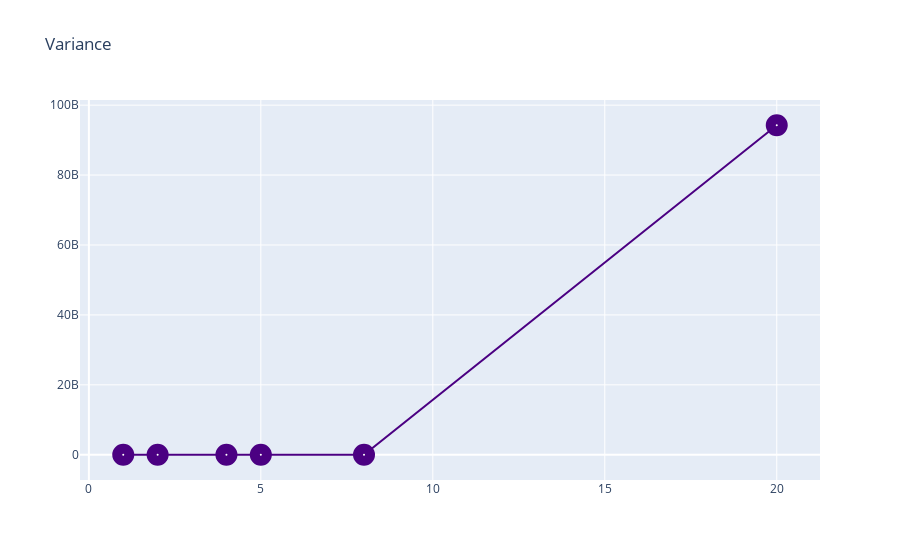

Notebook cell for this chart:
### Markdown cell above
## 16.2. Potting Variance

### Code cell
plt.figure(figsize=(10,10))
Variance = go.Scatter(x=metrics_df.degree,
                    y=metrics_df.variance,
                    name = "Variance",
                    line = dict(color = 'indigo'),
                    opacity = 1,
                    marker=dict(
                        color='white',
                        size=10,
                        line=dict(
                            width=12
                        )))

layout2 = dict(title='Variance',)

fig = dict(data=[Variance], layout=layout2)

iplot(fig)

### Figure 1 — Plotly figure (JSON) as saved in the notebook; plotly's stock layout.template omitted (floating-point values rounded to 4 significant figures)
{"data": [{"line": {"color": "indigo"}, "marker": {"color": "white", "line": {"width": 12}, "size": 10}, "name": "Variance", "opacity": 1, "type": "scatter", "x": [1.0, 2.0, 4.0, 5.0, 8.0, 20.0], "y": [28.0, 723.0, 1736.0, 3719.0, 2680.0, 94250000000.0]}], "layout": {"title": {"text": "Variance"}}}
